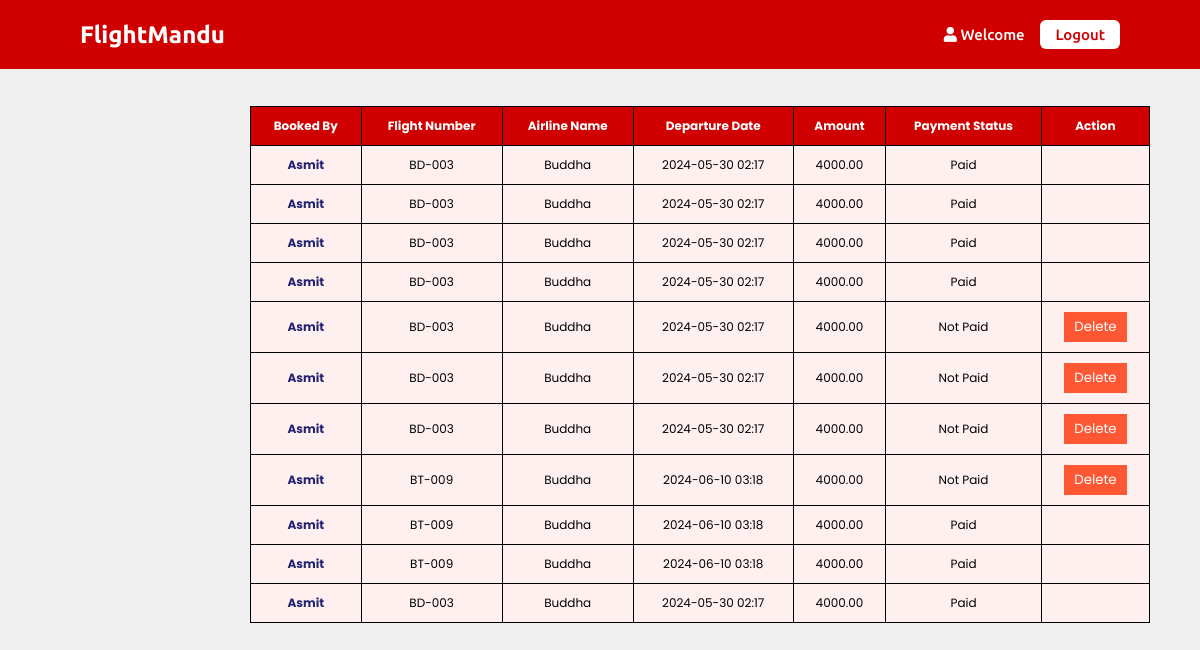
Screenshot of /airlinebooking/ (signed in) with the database file from the repository.
### flightmandu/models.py (models this page shows, shortened)
class Booking(models.Model):
    booked_by = models.ForeignKey(User, on_delete=models.CASCADE)
    departure_date = models.DateTimeField()
    amount = models.DecimalField(max_digits=10, decimal_places=2)
    flight_number = models.CharField(max_length=50)
    airline_name = models.CharField(max_length=100)
    pnr = models.CharField(max_length=6, unique=True)
    payment_status = models.BooleanField(default=False)
    number_of_passengers = models.IntegerField()
    booked_date = models.DateTimeField(default=timezone.now)

class User(AbstractBaseUser):
    email = models.EmailField(unique=True)
    first_name = models.CharField(max_length=100)
    last_name = models.CharField(max_length=100)
    phone = models.CharField(max_length=20)
    is_active = models.BooleanField(default=True)
    is_staff = models.BooleanField(default=False)
    signup_timestamp = models.DateTimeField(default=timezone.now)
    objects = CustomUserManager()
    USERNAME_FIELD = 'email'
    REQUIRED_FIELDS = ['first_name', 'last_name', 'phone']

### flightmandu/views.py (the view)
# urls.py: path('airlinebooking/', views.airline_bookings, name='airline_bookings'),
@login_required
def airline_bookings(request):
    all_bookings = Booking.objects.select_related('booked_by').all()
    context = {
        'all_bookings': all_bookings,
    }
    return render(request, 'airline/airline_bookings.html', context)

### templates/airline/airline_bookings.html (shortened to what this page needs)
{% extends 'base.html' %}
{% load static %}
{% block content %}
<!DOCTYPE html>
<html lang="en">
<head>
</head>
<body>
    <div style="text-align: center; font-family: 'Poppins', sans-serif; font-size: 23px; font-weight: bold;">Airline Bookings</div>
    <table>
        <thead>
            <tr>
                <th>Booked By</th>
                <th>Flight Number</th>
                <th>Airline Name</th>
                <th>Departure Date</th>
                <th>Amount</th>
                <th>Payment Status</th>
                <th>Action</th>
            </tr>
        </thead>
        <tbody>
            {% for booking in all_bookings %}
            <tr>
                <td><a class="booked-by" href="javascript:void(0);" onclick="openModal({{ booking.booked_by.id }})">{{ booking.booked_by.first_name }}</a></td>
                <td>{{ booking.flight_number }}</td>
                <td>{{ booking.airline_name }}</td>
                <td>{{ booking.departure_date|date:"Y-m-d H:i" }}</td>
                <td>{{ booking.amount }}</td>
                <td>
                    {% if booking.payment_status %}
                        Paid
                    {% else %}
                        Not Paid
                    {% endif %}
                </td>
                <td>
                    {% if not booking.payment_status %}
                        <button class="delete-button" onclick="deleteBooking({{ booking.id }})">Delete</button>
                    {% endif %}
                </td>
            </tr>
            {% endfor %}
        </tbody>
    </table>
</body>
</html>
{% endblock %}

### static/css/style.css (style rules this page uses)
* { margin: 0; padding: 0; box-sizing: border-box; text-decoration: none; }
html { scroll-behavior: smooth; }

### templates/airline/airline_bookings.html (style rules this page uses)
body { font-family: 'Poppins', sans-serif; background-color: #f0f0f0; }
table { width: 75%; margin: 6% auto; border-collapse: collapse; border-radius: 10px; margin-right: 50px; }
th, td { padding: 10px; text-align: center; font-family: 'Poppins', sans-serif; border: 1.5px solid black; font-size: 12px; }
th { background-color: #d00000; color: white; }
td { background-color: #fff0f0; color: black; }
tr:nth-child(even) { background-color: #d00000; }
.booked-by { font-weight: bold; color: rgb(34, 34, 113); text-decoration: none; cursor: pointer; }
.delete-button { background-color: #ff5733; color: white; border: none; padding: 5px 10px; cursor: pointer; text-decoration: none; font-family: 'Poppins', sans-serif; }

### rows the page displays
Booking: booked_by.first_name "Asmit", flight_number "BD-003", airline_name "Buddha", departure_date "2024-05-30 02:17", amount "4000.00", payment_status "Paid"
Booking: booked_by.first_name "Asmit", flight_number "BD-003", airline_name "Buddha", departure_date "2024-05-30 02:17", amount "4000.00", payment_status "Paid"
Booking: booked_by.first_name "Asmit", flight_number "BD-003", airline_name "Buddha", departure_date "2024-05-30 02:17", amount "4000.00", payment_status "Paid"
Booking: booked_by.first_name "Asmit", flight_number "BD-003", airline_name "Buddha", departure_date "2024-05-30 02:17", amount "4000.00", payment_status "Paid"
Booking: booked_by.first_name "Asmit", flight_number "BD-003", airline_name "Buddha", departure_date "2024-05-30 02:17", amount "4000.00", payment_status "Not Paid"
Booking: booked_by.first_name "Asmit", flight_number "BD-003", airline_name "Buddha", departure_date "2024-05-30 02:17", amount "4000.00", payment_status "Not Paid"
Booking: booked_by.first_name "Asmit", flight_number "BD-003", airline_name "Buddha", departure_date "2024-05-30 02:17", amount "4000.00", payment_status "Not Paid"
Booking: booked_by.first_name "Asmit", flight_number "BT-009", airline_name "Buddha", departure_date "2024-06-10 03:18", amount "4000.00", payment_status "Not Paid"
Booking: booked_by.first_name "Asmit", flight_number "BT-009", airline_name "Buddha", departure_date "2024-06-10 03:18", amount "4000.00", payment_status "Paid"
Booking: booked_by.first_name "Asmit", flight_number "BT-009", airline_name "Buddha", departure_date "2024-06-10 03:18", amount "4000.00", payment_status "Paid"
Booking: booked_by.first_name "Asmit", flight_number "BD-003", airline_name "Buddha", departure_date "2024-05-30 02:17", amount "4000.00", payment_status "Paid"
